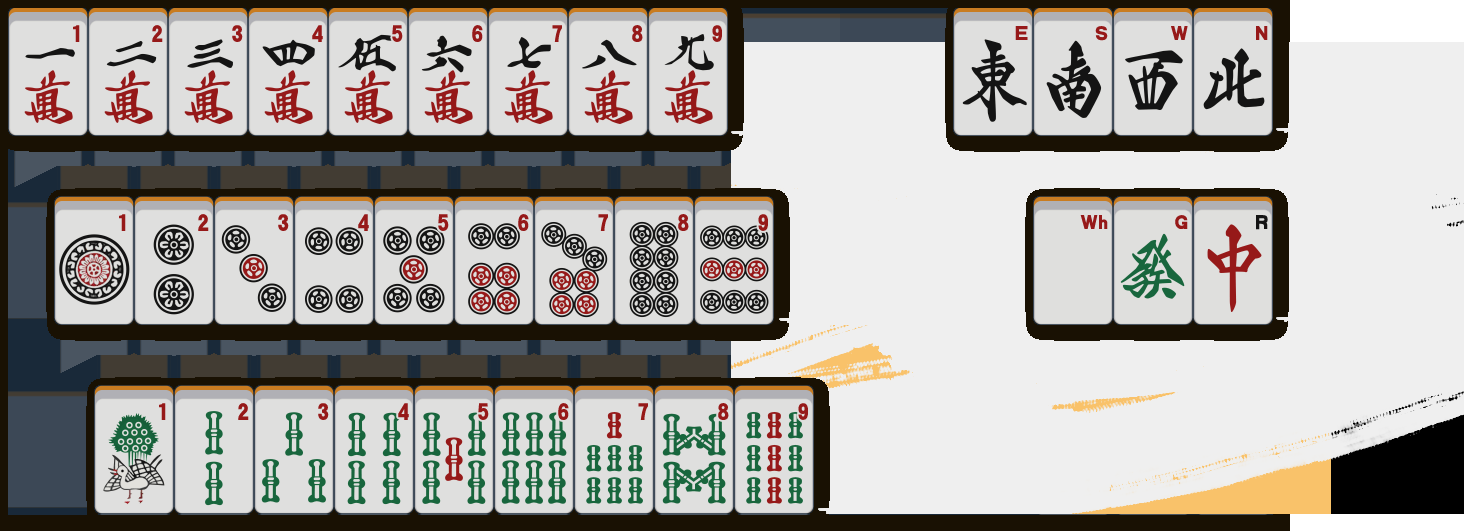
#> input picture tiles.png, 1464 x 531 px
$ python image-recognition.py
#> lines starting #> are read from the running program, lines starting #| are printed output that depends on the picture; after the words box and inside, x2 and y2 are one past the last pixel; in counts of white or black regions, pixels touching at a corner belong together
import cv2
import numpy as np
### CROPS
number1 = ((10, 26), (78, 126))

def load(path: str):
#> called with path = 'tiles.png'
    img = cv2.imread(path)
#> img is the input picture: shape (531, 1464, 3); mean B, G, R 160, 164.3, 167.6
    # img = cv2.cvtColor(img, cv2.COLOR_BGR2GRAY)
    # cv2.imshow("image", img)
    # cv2.waitKey(0);
    # cv2.destroyAllWindows()
    return img

img = load("tiles.png")
template = load("1.png")
#> call 2 of load, with path = '1.png'
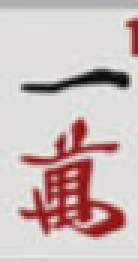
#> input picture 1.png, 46 x 87 px (shown 3 times larger)
#> in load, img is the input picture: shape (87, 46, 3); mean B, G, R 185.6, 188.1, 205.1
# template = img[number1[0][1]:number1[1][1], number1[0][0]:number1[1][0]]
img_rgb = load("63842-3135712419.jpg")
#> call 3 of load, with path = '63842-3135712419.jpg'
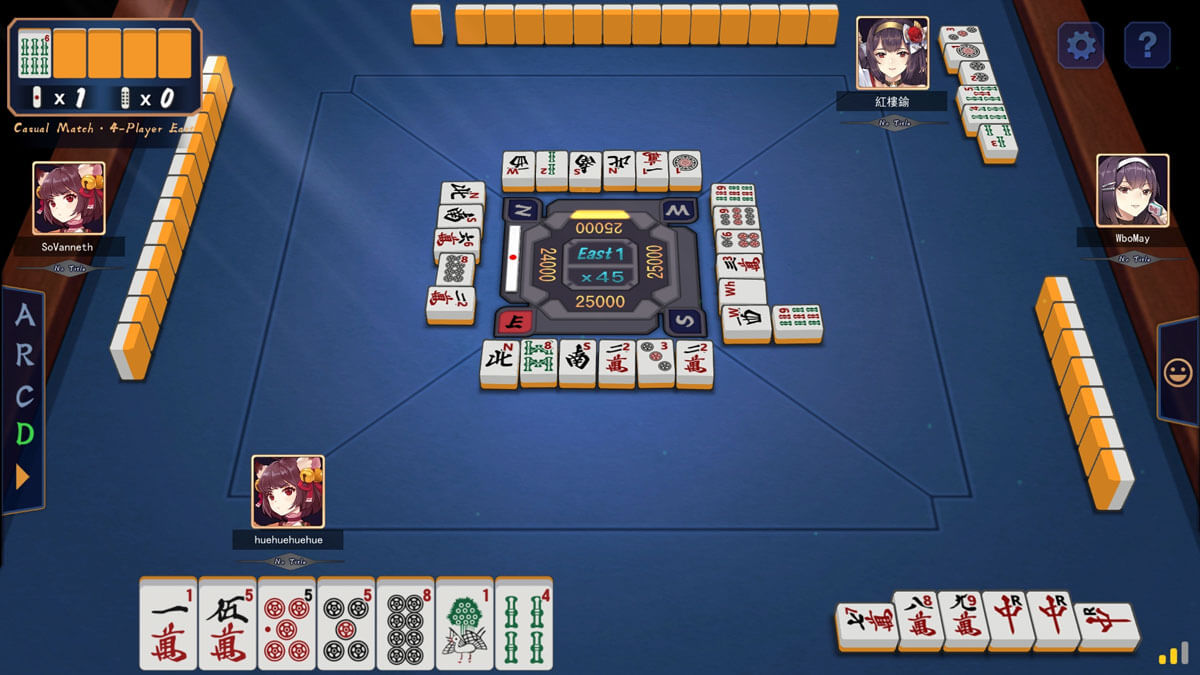
#> input picture 63842-3135712419.jpg, 1200 x 675 px
#> in load, img is the input picture: shape (675, 1200, 3); mean B, G, R 104.1, 81.7, 72

h, w = template.shape[:-1]
#> h = 87; w = 46

res = cv2.matchTemplate(img_rgb, template, cv2.TM_CCOEFF_NORMED)
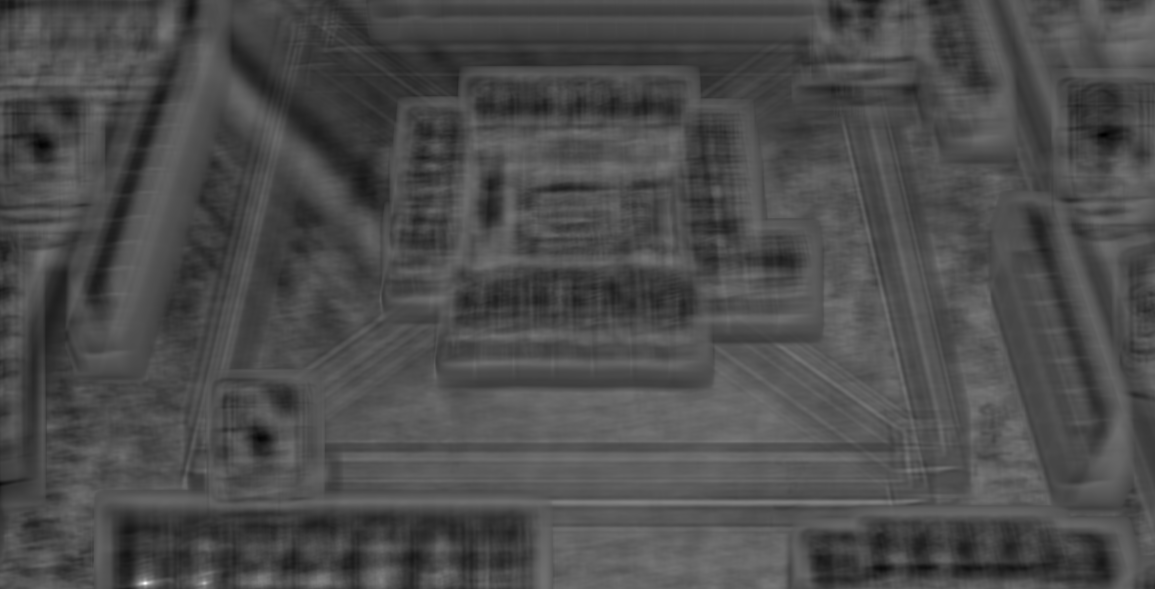
#> res: shape (589, 1155) float32; min -0.412, max 0.984, mean 0.00779; drawn with min black and max white
threshold = 0.7
loc = np.where(res >= threshold)
#> loc = 12 positions, rows 582 to 584, columns 143 to 147
for pt in zip(*loc[::-1]):  # Switch columns and rows
    cv2.rectangle(img_rgb, pt, (pt[0] + w, pt[1] + h), (0, 0, 255), 2)
#> this loop made 12 passes
#> pt on passes 1 to 12: (143, 582), (144, 582), (145, 582), (146, 582), (147, 582), (143, 583), (144, 583), (145, 583), (146, 583), (147, 583), (144, 584), (145, 584)
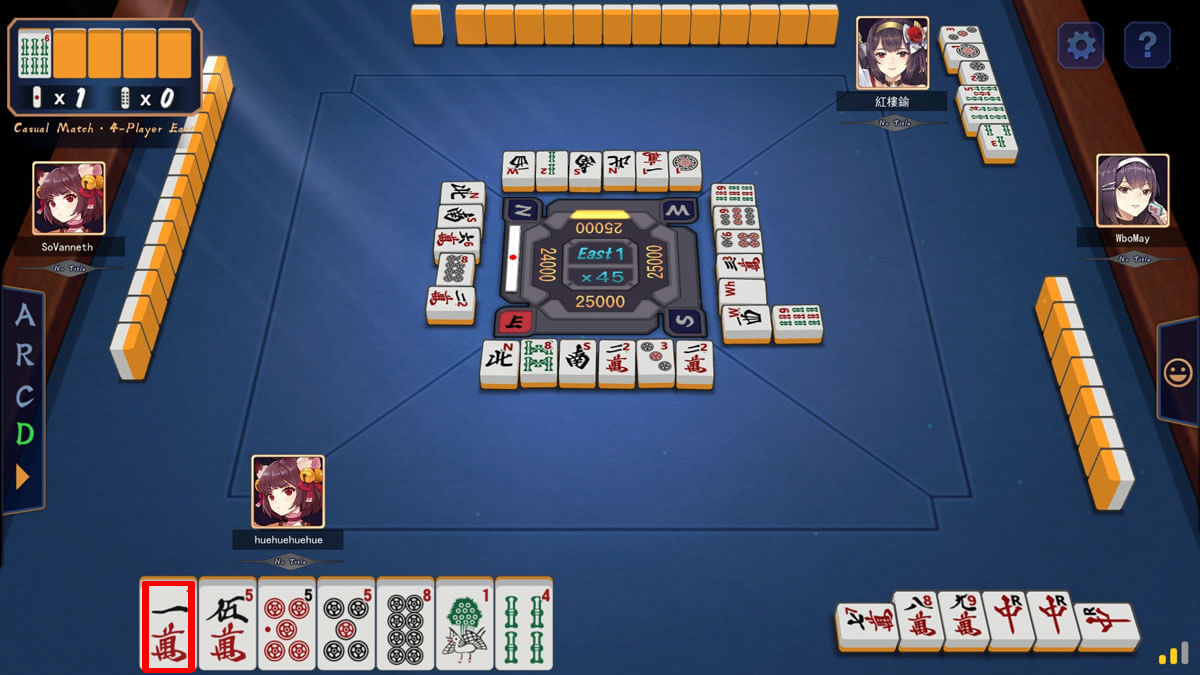
#> img_rgb: shape (675, 1200, 3); 0.21% of pixels changed, all inside (x1, y1, x2, y2) = (142, 581, 195, 673)

cv2.imwrite('result.png', img_rgb)
